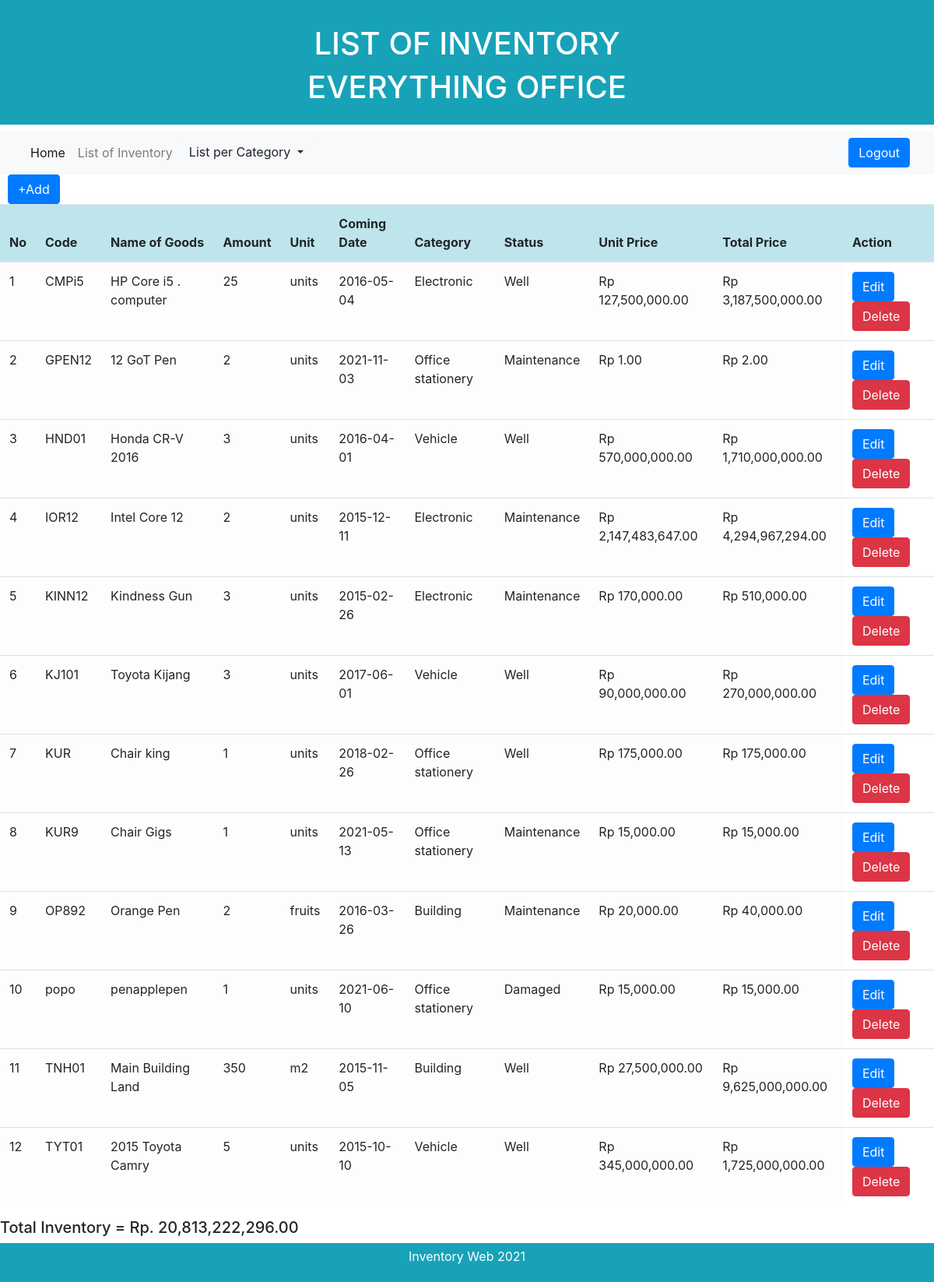
The app's page /inventory.php (signed in) with its own data.
### tables this page shows
CREATE TABLE `inventory` (
  `item_id` varchar(10) NOT NULL,
  `item_name` varchar(30) NOT NULL,
  `amount` int(11) NOT NULL,
  `unit` varchar(15) NOT NULL,
  `arrival_date` date NOT NULL,
  `category` varchar(20) NOT NULL,
  `item_status` varchar(20) NOT NULL,
  `price` int(20) NOT NULL
);

### inventory.php (the view, shortened to what this page needs)
<!DOCTYPE html>
<html lang="en">
<head>
    <link rel="stylesheet" href="https://cdn.jsdelivr.net/npm/bootstrap@4.5.3/dist/css/bootstrap.min.css">
</head>
<body>
<div class="p-3 mb-2 bg-info text-white">
    <div class="container">
        <div class="row pt-3">
            <div class="col text-center">
                <h1>LIST OF INVENTORY</h1>
                <h1>EVERYTHING OFFICE</h1>
            </div>
        </div>
    </div>
</div>
<nav class="navbar navbar-expand-lg navbar-light bg-light">
  <div class="container-fluid">
    <div class="collapse navbar-collapse" id="navbarNavDropdown">
      <ul class="navbar-nav">
        <li class="nav-item">
          <a class="nav-link active" aria-current="page" href="homepage.php">Home</a>
        </li>
        <li class="nav-item">
          <a class="nav-link" href="inventory.php">List of Inventory</a>
        </li>
        <li class="nav-item dropdown">
                <div class="dropdown">
          <button class="btn btn-light dropdown-toggle" type="button" id="dropdownMenuButton" data-toggle="dropdown" aria-haspopup="true" aria-expanded="false">
            List per Category
          </button>
        </div>
        </li>
      </ul>
    </div>
    <a class="btn btn-primary fixed-right" href="logout.php" role="button">Logout</a>
  </div>
  </nav>
    <a class="btn btn-primary fixed-left" href="add_data.php" style="margin-left: 10px;">+Add</a>
        <div class="table-container">
        <div class="table-responsive-md">
  <table class="table">
  <thead>
                <tr>
                    <th class="table-info" >No</th>
                    <th class="table-info" >Code</th>
                    <th class="table-info" >Name of Goods</th>
                    <th class="table-info" >Amount</th>
                    <th class="table-info" >Unit</th>
                    <th class="table-info" >Coming Date</th>
                    <th class="table-info" >Category</th>
                    <th class="table-info" >Status</th>
                    <th class="table-info" >Unit Price</th>
                    <th class="table-info" >Total Price</th>
                    <th class="table-info" >Action</th>
                </tr>
            </thead>
            <?php
              include 'connect.php';
              $no=0;
              $pricesum=0;
              if (isset($_GET['category'])) {
                $category=$_GET['category'];
                $sql = "SELECT * FROM inventory where category = '$category'";
              }else {
                $sql = "SELECT * FROM inventory";
              }
              $query = $connection->query($sql);
              while ($data = $query->fetch_object()) {
                $item_id = $data->item_id;
                $item_name = $data->item_name;
                $amount = $data->amount;
                $unit = $data->unit;
                $arrivaldate = $data->arrival_date;
                $category = $data->category;
                $item_status = $data->item_status;
                $price = $data->price;
                $totalitem=$price*$amount;
                $pricesum+=$totalitem;
                $formattedprice = number_format($price, 2);
                $formattedtotal = number_format($totalitem, 2);
            ?>
              <tr>
                <td class="table-light"><?php echo  ++$no?></td>
                <td class="table-light"><?php  echo $item_id?></td>
                <td class="table-light"><?php  echo $item_name?></td>
                <td class="table-light"><?php echo $amount?></td>
                <td class="table-light"><?php echo  $unit?></td>
                <td class="table-light"><?php echo  $arrivaldate?></td>
                <td class="table-light"><?php echo  $category?></td>
                <td class="table-light"><?php echo  $item_status?></td>
                <td class="table-light"><?php echo  "Rp $formattedprice"?></td>
                <td class="table-light"><?php echo  "Rp $formattedtotal"?></td>
                <td>
                  <a href="edit.php?id=<?=$item_id?>"> <button type="button" class="btn btn-primary">Edit</button> </a>
                  <a href="delete.php?id=<?=$item_id?>"> <button type="button" class="btn btn-danger">Delete</button></a>
                </td>
              </tr>
              <?php
              }
              $formattedpricesum = number_format($pricesum, 2);
            ?>
    </table>
  </div>
          <div class="total-invent">
            <h5>Total Inventory = Rp. <?php echo $formattedpricesum ?></h5>
          </div>
</div>
<div class="footer" style="display: flex; align-items:center; justify-content:center; width: 100%; height: 50px; background-color:#17a2b8; color: white;">
              <p>Inventory Web 2021</p>
</div>
</body>
</html>

### records on screen
inventory: item_id "CMPi5", item_name "HP Core i5 . computer", amount "25", unit "units", arrival_date "2016-05-04", category "Electronic", item_status "Well", price "127,500,000.00", formattedtotal "3,187,500,000.00"
inventory: item_id "GPEN12", item_name "12 GoT Pen", amount "2", unit "units", arrival_date "2021-11-03", category "Office stationery", item_status "Maintenance", price "1.00", formattedtotal "2.00"
inventory: item_id "HND01", item_name "Honda CR-V 2016", amount "3", unit "units", arrival_date "2016-04-01", category "Vehicle", item_status "Well", price "570,000,000.00", formattedtotal "1,710,000,000.00"
inventory: item_id "IOR12", item_name "Intel Core 12", amount "2", unit "units", arrival_date "2015-12-11", category "Electronic", item_status "Maintenance", price "2,147,483,647.00", formattedtotal "4,294,967,294.00"
inventory: item_id "KINN12", item_name "Kindness Gun", amount "3", unit "units", arrival_date "2015-02-26", category "Electronic", item_status "Maintenance", price "170,000.00", formattedtotal "510,000.00"
inventory: item_id "KJ101", item_name "Toyota Kijang", amount "3", unit "units", arrival_date "2017-06-01", category "Vehicle", item_status "Well", price "90,000,000.00", formattedtotal "270,000,000.00"
inventory: item_id "KUR", item_name "Chair king", amount "1", unit "units", arrival_date "2018-02-26", category "Office stationery", item_status "Well", price "175,000.00", formattedtotal "175,000.00"
inventory: item_id "KUR9", item_name "Chair Gigs", amount "1", unit "units", arrival_date "2021-05-13", category "Office stationery", item_status "Maintenance", price "15,000.00", formattedtotal "15,000.00"
inventory: item_id "OP892", item_name "Orange Pen", amount "2", unit "fruits", arrival_date "2016-03-26", category "Building", item_status "Maintenance", price "20,000.00", formattedtotal "40,000.00"
inventory: item_id "popo", item_name "penapplepen", amount "1", unit "units", arrival_date "2021-06-10", category "Office stationery", item_status "Damaged", price "15,000.00", formattedtotal "15,000.00"
inventory: item_id "TNH01", item_name "Main Building Land", amount "350", unit "m2", arrival_date "2015-11-05", category "Building", item_status "Well", price "27,500,000.00", formattedtotal "9,625,000,000.00"
inventory: item_id "TYT01", item_name "2015 Toyota Camry", amount "5", unit "units", arrival_date "2015-10-10", category "Vehicle", item_status "Well", price "345,000,000.00", formattedtotal "1,725,000,000.00"

### other values on screen
$formattedpricesum "20,813,222,296.00"
